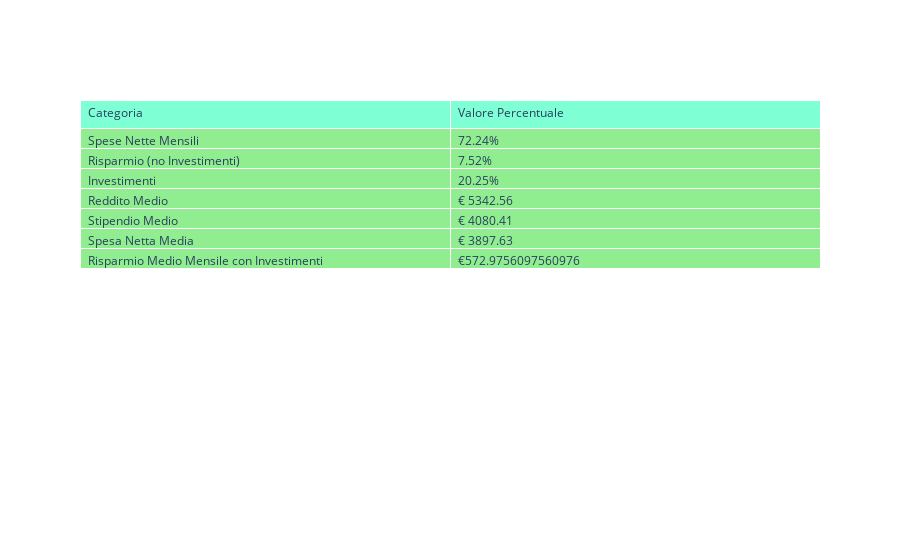
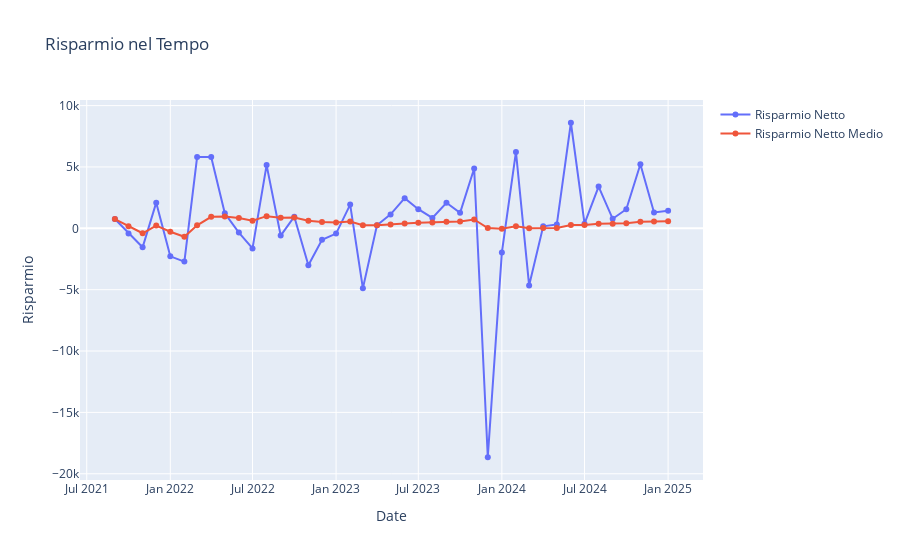

Write notebook code for charts like these, in order.
### Markdown cell above
**GRAFICI CON DATI DA CSV**
==================

### Code cell
# Dizionario per i dati
data_summary = {
    "Spese Nette Mensili": format_percentage(perct_avg_results["spese_nette_perct_avg_values"][-1]),
    "Risparmio (no Investimenti)": format_percentage(perct_avg_results["risparmio_no_invest_perct_avg_values"][-1]),
    "Investimenti": format_percentage(perct_avg_results["investement_total_perct_avg_values"][-1]),
    "Reddito Medio": f"€ {avg_results["reddito_avg_values"][-1]:.2f}",
    "Stipendio Medio": f"€ {avg_results["reddito_only_ifx_avg_values"][-1]:.2f}",
    "Spesa Netta Media": f"€ {avg_results["spese_nette_avg_values"][-1]:.2f}",
    "Risparmio Medio Mensile con Investimenti": f"€{avg_results["risparmio_invest_liquid_avg_values"][-1]}",
    "Risparmio Medio Mensile senza Investimenti": f"€{avg_results["risparmio_netto_avg_values"][-1]}"
}

# Creazione di un DataFrame pandas
df_summary = pd.DataFrame(list(data_summary.items()), columns=['Categoria', 'Valore Percentuale'])

# Chiamata della funzione per visualizzare la tabella
show_table(df_summary)

# Dati per i grafici - sostituisci questi con i tuoi dati reali
data = {
    "Risparmio": {
        "data": [data_collected["risparmio_netto_collect"], avg_results["risparmio_netto_avg_values"]],
        "names": ["Risparmio Netto", "Risparmio Netto Medio"]
    },
    "Reddito": {
        "data": [data_collected["reddito_collect"], avg_results["reddito_avg_values"]],
        "names": ["Reddito Percepito", "Reddito Medio"]
    },
    "Spese Mensili": {
        "data": [data_collected["spese_collect"], avg_results["spese_total_avg_values"]],
        "names": ["Spese Mensili", "Spese Medie Mensili"]
    },
    "Spese - Investimenti": {
        "data": [spese_nette_values, avg_results["spese_nette_avg_values"]],
        "names": ["Spese - Investimenti Mensili", "Spese - Investimenti Medi"]
    },
    "Spese Straordinarie": {
        "data": [data_collected["spese_straordinarie_collect"], avg_results["spese_straordinarie_collect_avg_values"]],
        "names": ["Spese Straordinarie", "Spese Straordinarie Medie"]
    },
    "Spese Cene,Pranzo": {
        "data": [data_collected["spese_cene_pranzo_collect"], avg_results["spese_cene_pranzo_collect_avg_values"]],
        "names": ["Spese Cene,Pranzo", "Spese Cene,Pranzo Medie"]
    },
    "Confronti Reddito, Investimenti, Risparmio": {
        "data": [
            avg_results["investment_collect_avg_values"],
            avg_results["risparmio_total_avg_values"],
            avg_results["reddito_avg_values"],
            sum_results["investement_total_list"],
            sum_results["risparmio_total_list"],
            sum_results["reddito_total_list"],
            sum_results["spese_nette_total_list"],
            data_collected["risparmio_netto_collect"],
            risparmio_invest_liquid_total_list,
            ##stipendio_diviso_per_anni,
        ],
        "names": [
            "Investimenti Mensili Medi",
            "Risparmio Accumulato Medio (Liquidità)",
            "Reddito Mensile Mensile",
            "Investimenti Totali",
            "Risparmio Accumulato (Liquidità)",
            "Reddito Totale",
            "Spese Totali senza Investimenti",
            "Risparmio Mensile senza Investimenti (Liquidità)",
            "Risparmio Liquidità + Investimenti Mensile",
            ##"stipendio diviso per anni"
        ]
    },
    "Confronti Reddito, Investimenti, Risparmio Medio Percentuali": {
        "data": [
            perct_avg_results["investement_total_perct_avg_values"],
            perct_avg_results["risparmio_no_invest_perct_avg_values"],
            perct_avg_results["spese_nette_perct_avg_values"],
            perct_avg_results["risparmio_global_perct_avg_values"],
            perct_avg_results["costo_casa_perct_avg_values"],
        ],
        "names": [
            "Investimenti/Reddito Percentuali AVG Mensili",
            "Risparmio (senza Investimenti)/Reddito Percentuali Accumulato AVG Mensili",
            "Spese Nette/Reddito Percentuali AVG Mensili",
            "Risparmio Globale Percentuali AVG Mensili",
            "Costo Casa AVG Percentuali Mensili",
        ]
    },
    "Confronti Reddito, Investimenti, Risparmio Mensili Percentuali": {
        "data": [
            perct_results["investement_total_perct_values"],
            perct_results["risparmio_no_invest_perct_values"],
            perct_results["spese_nette_perct_values"],
            perct_results["risparmio_global_perct_values"],
            perct_results["costo_casa_perct_values"],
        ],
        "names": [
            "Investimenti/Reddito Percentuali Mensili",
            "Risparmio(senza Investimenti)/Reddito Percentuali Accumulato Mensili",
            "Spese Nette/Reddito Percentuali Mensili",
            "Risparmio Globale Percentuali Mensili",
            "Costo Casa Percentuali Mensili",
        ]
    },
    # Aggiungi altri dataset qui...
}


# Collegamento dei widget con la funzione di creazione dei grafici
type_selector = create_type_selector(data)
interactive_plot = interactive(create_interactive_plot, data=fixed(data), choice=type_selector)

# Display dei widget e del grafico interattivo
display(interactive_plot)

### Figure 1 — Plotly figure (JSON) as saved in the notebook; plotly's stock layout.template omitted (floating-point values rounded to 4 significant figures)
{"data": [{"cells": {"align": "left", "fill": {"color": "lightgreen"}, "values": [["Spese Nette Mensili", "Risparmio (no Investimenti)", "Investimenti", "Reddito Medio", "Stipendio Medio", "Spesa Netta Media", "Risparmio Medio Mensile con Investimenti"], ["72.24%", "7.52%", "20.25%", "€ 5342.56", "€ 4080.41", "€ 3897.63", "€572.9756097560976"]]}, "header": {"align": "left", "fill": {"color": "aquamarine"}, "values": ["Categoria", "Valore Percentuale"]}, "type": "table"}], "layout": {}}

### Figure 2 — Plotly figure (JSON) as saved in the notebook; plotly's stock layout.template omitted (floating-point values rounded to 4 significant figures)
{"data": [{"mode": "lines+markers", "name": "Risparmio Netto", "type": "scatter", "x": ["2021-09-01T00:00:00", "2021-10-01T00:00:00", "2021-11-01T00:00:00", "2021-12-01T00:00:00", "2022-01-01T00:00:00", "2022-02-01T00:00:00", "2022-03-01T00:00:00", "2022-04-01T00:00:00", "2022-05-01T00:00:00", "2022-06-01T00:00:00", "2022-07-01T00:00:00", "2022-08-01T00:00:00", "2022-09-01T00:00:00", "2022-10-01T00:00:00", "2022-11-01T00:00:00", "2022-12-01T00:00:00", "2023-01-01T00:00:00", "2023-02-01T00:00:00", "2023-03-01T00:00:00", "2023-04-01T00:00:00", "2023-05-01T00:00:00", "2023-06-01T00:00:00", "2023-07-01T00:00:00", "2023-08-01T00:00:00", "2023-09-01T00:00:00", "2023-10-01T00:00:00", "2023-11-01T00:00:00", "2023-12-01T00:00:00", "2024-01-01T00:00:00", "2024-02-01T00:00:00", "2024-03-01T00:00:00", "2024-04-01T00:00:00", "2024-05-01T00:00:00", "2024-06-01T00:00:00", "2024-07-01T00:00:00", "2024-08-01T00:00:00", "2024-09-01T00:00:00", "2024-10-01T00:00:00", "2024-11-01T00:00:00", "2024-12-01T00:00:00", "2025-01-01T00:00:00"], "y": [757, -417, -1547, 2092, -2285, -2713, 5808, 5814, 1224, -343, -1635, 5153, -590, 947, -3005, -936, -428, 1935, -4886, 249, 1135, 2457, 1559, 850, 2084, 1268, 4873, -18655, -1964, 6225, -4657, 164, 318, 8603, 375, 3398, 774, 1555, 5217, 1291, 1428]}, {"mode": "lines+markers", "name": "Risparmio Netto Medio", "type": "scatter", "x": ["2021-09-01T00:00:00", "2021-10-01T00:00:00", "2021-11-01T00:00:00", "2021-12-01T00:00:00", "2022-01-01T00:00:00", "2022-02-01T00:00:00", "2022-03-01T00:00:00", "2022-04-01T00:00:00", "2022-05-01T00:00:00", "2022-06-01T00:00:00", "2022-07-01T00:00:00", "2022-08-01T00:00:00", "2022-09-01T00:00:00", "2022-10-01T00:00:00", "2022-11-01T00:00:00", "2022-12-01T00:00:00", "2023-01-01T00:00:00", "2023-02-01T00:00:00", "2023-03-01T00:00:00", "2023-04-01T00:00:00", "2023-05-01T00:00:00", "2023-06-01T00:00:00", "2023-07-01T00:00:00", "2023-08-01T00:00:00", "2023-09-01T00:00:00", "2023-10-01T00:00:00", "2023-11-01T00:00:00", "2023-12-01T00:00:00", "2024-01-01T00:00:00", "2024-02-01T00:00:00", "2024-03-01T00:00:00", "2024-04-01T00:00:00", "2024-05-01T00:00:00", "2024-06-01T00:00:00", "2024-07-01T00:00:00", "2024-08-01T00:00:00", "2024-09-01T00:00:00", "2024-10-01T00:00:00", "2024-11-01T00:00:00", "2024-12-01T00:00:00", "2025-01-01T00:00:00"], "y": [757, 170, -402.3, 221.2, -280, -685.5, 242.1, 938.6, 970.3, 839, 614.1, 992.3, 870.6, 876.1, 617.3, 520.2, 464.5, 546.2, 260.3, 259.7, 301.4, 399.4, 449.8, 466.5, 531.2, 559.5, 719.3, 27.32, -41.34, 167.5, 11.9, 16.66, 25.79, 278.1, 280.8, 367.4, 378.4, 409.4, 532.6, 551.6, 573.0]}], "layout": {"title": {"text": "Risparmio nel Tempo"}, "xaxis": {"title": {"text": "Date"}}, "yaxis": {"title": {"text": "Risparmio"}}}}
